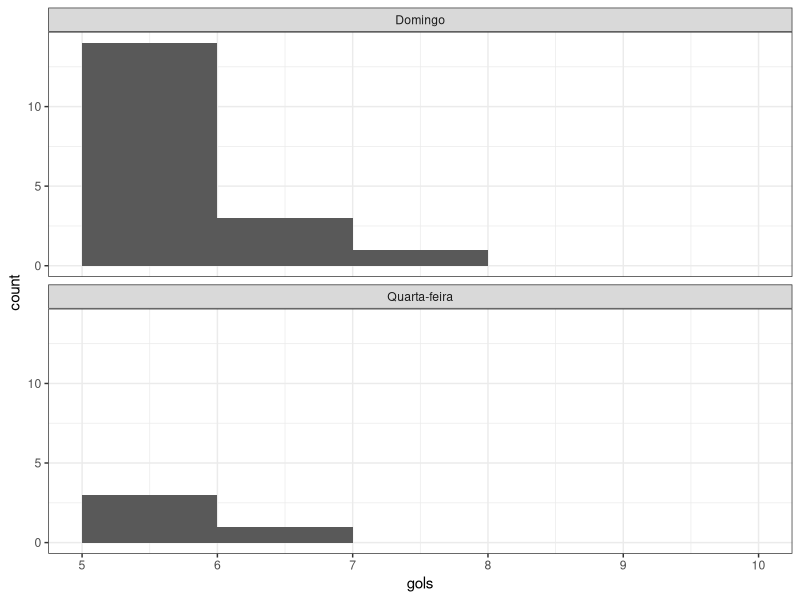
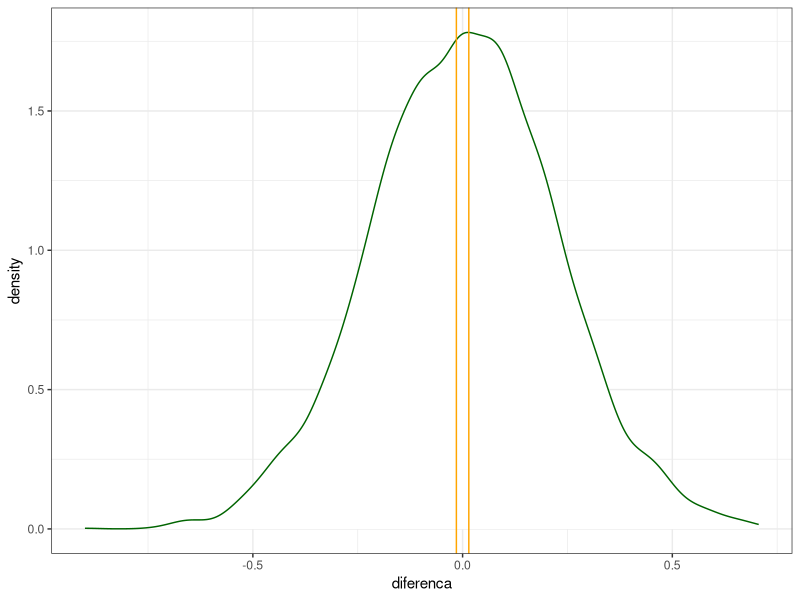
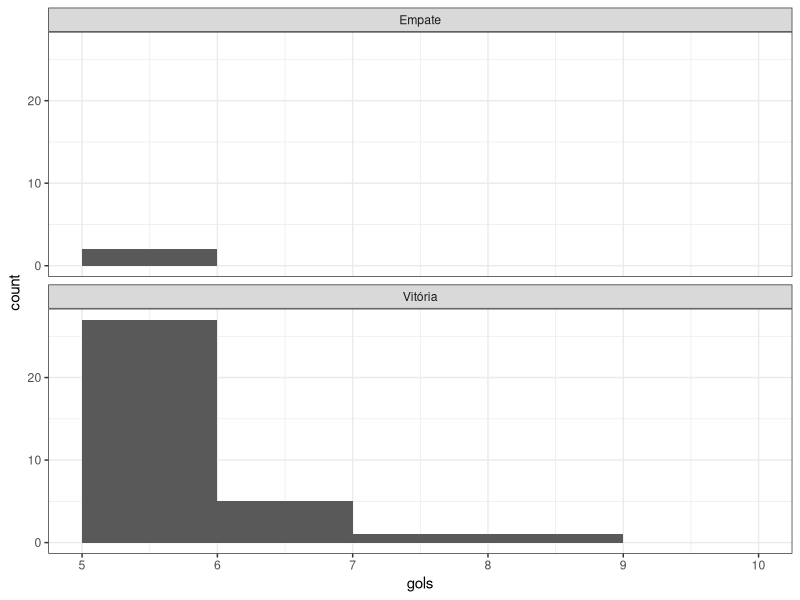

The R script that drew these images, in order: (Note: a time limit stopped this script after it produced the figures.)
## ---- chunk 1
library(tidyverse)
theme_set(theme_bw())

library(broom)
knitr::opts_chunk$set(tidy = FALSE,
                      fig.width = 6,
                      fig.height = 5)

## ---- chunk 2
dados = read.csv2(here::here("data/campeonato-brasileiro-full.csv"))

glimpse(dados)
## ---- chunk 3
dados_filtrados = dados %>% 
    filter(Dia == "Domingo" | Dia == "Quarta-feira")
glimpse(dados_filtrados)
## ---- chunk 4
dados_filtrados %>% 
    ggplot(aes(x = gols)) + 
    geom_histogram(binwidth = 1, boundary = 0) + 
    facet_wrap(~ Dia, 
               ncol = 1) + 
    xlim(5, 10)
## ---- chunk 5
dados_filtrados %>% 
    group_by(Dia) %>% 
    summarise(mean(gols))
## ---- chunk 6
theta_diferenca = function(d, i){
    gols_dados = d %>% 
        slice(i) %>% 
        group_by(Dia) %>% 
        summarise(gols_media = mean(gols)) 
    
    domingo = gols_dados %>% filter(Dia == "Domingo") %>% pull(gols_media)
    quarta = gols_dados %>% filter(Dia == "Quarta-feira") %>% pull(gols_media)
    
    domingo - quarta
}


theta_diferenca(dados_filtrados, 1:NROW(dados_filtrados))
## ---- chunk 7
library(boot)
dados_filtrados %>% 
    boot(statistic = theta_diferenca, R = 4000) %>% 
    tidy(conf.level = 0.95, 
         conf.int = TRUE)
## ---- chunk 8
theta_embaralhado = function(d){
    gols_dados = d %>% 
        mutate(dia_embaralhado = sample(Dia, n())) %>% 
        group_by(dia_embaralhado) %>% 
        summarise(gols_media = mean(gols)) 
    
    domingo = gols_dados %>% filter(dia_embaralhado == "Domingo") %>% pull(gols_media)
    quarta = gols_dados %>% filter(dia_embaralhado == "Quarta-feira") %>% pull(gols_media)
    
    domingo - quarta
}

theta_embaralhado(dados_filtrados)
## ---- chunk 9
diffs1 = replicate(5000, {theta_embaralhado(dados_filtrados)})
tibble(diferenca = diffs1) %>% 
  ggplot(aes(x = diferenca)) + 
  # geom_histogram(binwidth = .2, fill = "white", color = "darkgreen") + 
    geom_density(fill = "white", color = "darkgreen") + 
  geom_vline(xintercept = theta_diferenca(dados_filtrados, 1:NROW(dados_filtrados)), 
             color = "orange") + 
    geom_vline(xintercept = - theta_diferenca(dados_filtrados, 1:NROW(dados_filtrados)), 
             color = "orange")
## ---- chunk 10
mean(abs(diffs1) >= abs(theta_diferenca(dados_filtrados, 1:NROW(dados_filtrados))))
## ---- chunk 11
dados_alterados <- dados %>%  mutate(empate = if_else(Vencedor.Estado=="Empate", "Empate", "Vitória"))
## ---- chunk 12
dados_alterados %>% 
    ggplot(aes(x = gols)) + 
    geom_histogram(binwidth = 1, boundary = 0) + 
    facet_wrap(~empate , 
               ncol = 1) + 
    xlim(5, 10)
## ---- chunk 13
dados_alterados %>% 
    group_by(empate) %>% 
    summarise(mean(gols))
## ---- chunk 14
theta_diferenca_empate = function(d, i){
    gols_dados = d %>% 
        slice(i) %>% 
        group_by(empate) %>% 
        summarise(gols_media = mean(gols)) 
    
    Empate = gols_dados %>% filter(empate == "Empate") %>% pull(gols_media)
    Vitoria = gols_dados %>% filter(empate == "Vitória") %>% pull(gols_media)
    
    Empate - Vitoria
}


theta_diferenca_empate(dados_alterados, 1:NROW(dados_alterados))

## ---- chunk 15
library(boot)
dados_alterados %>% 
    boot(statistic = theta_diferenca_empate, R = 4000) %>% 
    tidy(conf.level = 0.95, 
         conf.int = TRUE)
## ---- chunk 16
theta_embaralhado_empate = function(d){
    gols_dados = d %>% 
        mutate(empate_embaralhado = sample(empate, n())) %>% 
        group_by(empate_embaralhado) %>% 
        summarise(gols_media = mean(gols)) 
    
    Empate = gols_dados %>% filter(empate_embaralhado == "Empate") %>% pull(gols_media)
    Vitoria = gols_dados %>% filter(empate_embaralhado == "Vitória") %>% pull(gols_media)
    
    Empate - Vitoria
}

theta_embaralhado_empate(dados_alterados)
## ---- chunk 17
diffs1 = replicate(5000, {theta_embaralhado_empate(dados_alterados)})
tibble(diferenca = diffs1) %>% 
  ggplot(aes(x = diferenca)) + 
  # geom_histogram(binwidth = .2, fill = "white", color = "darkgreen") + 
    geom_density(fill = "white", color = "darkgreen") + 
  geom_vline(xintercept = theta_diferenca_empate(dados_alterados, 1:NROW(dados_alterados)), 
             color = "orange") + 
    geom_vline(xintercept = - theta_diferenca_empate(dados_alterados, 1:NROW(dados_alterados)), 
             color = "orange")
## ---- chunk 18
mean(abs(diffs1) >= abs(theta_diferenca_empate(dados_alterados, 1:NROW(dados_alterados))))
